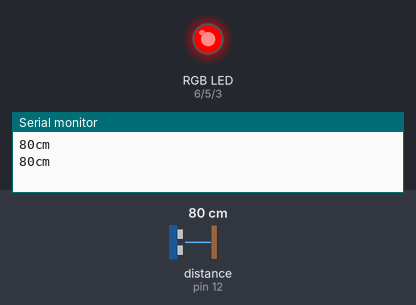
The sketch below on a simulated Arduino Uno, built with avr-gcc and run on an emulated ATmega328P. Shown: an RGB LED mixed from three pins (HIGH = lit), the last lines printed to the serial monitor. The test bench sets the inputs (shaded band); at power-on: distance to the obstacle (sensor on pin 12) 80 cm. The echo pulse lasts 58.3 µs per cm.

Above: at 2.2 s.
2.3 s: distance to the obstacle (sensor on pin 12) set to 6 cm
4.2 s: distance to the obstacle (sensor on pin 12) set to 3 cm
At 6.5 s:
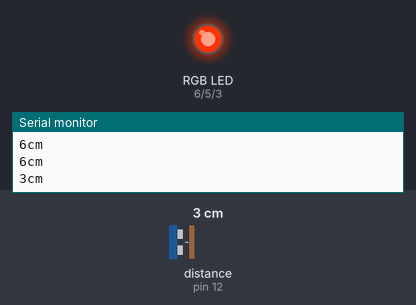
At 8.0 s:
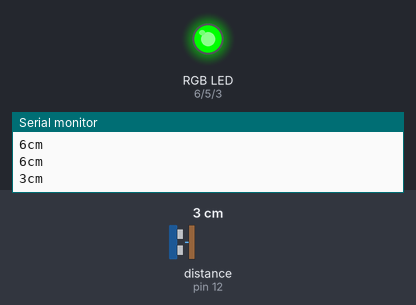
Timing chart, 0 to 13.7 s (numbered marks = the images above; inputs shaded):
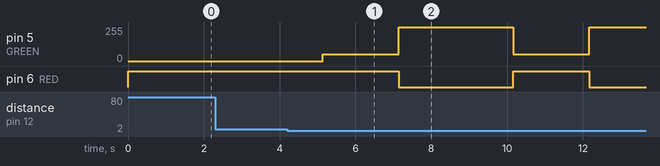

Measured:
- the behaviour switches between 5 and 4 cm on distance to the obstacle (sensor on pin 12) (found by bisection; images 0 and 1)
- after the input at 4.2 s, pin 5 (GREEN): alternates 255/255 for 3.0 s and 50/255 for 2.0 s, starting after 0.94 s; pin 6 (RED): HIGH → LOW after 2.9 s, → HIGH 3.0 s later, → LOW 2.0 s later

The sketch:

RGB_Proximity.ino
```cpp
// (licence header left out)
// Define Proximity Pins
#include "SR04.h"
#define TRIG_PIN 12
#define ECHO_PIN 11
SR04 sr04 = SR04(ECHO_PIN,TRIG_PIN);
long a;

// Define LED Pins
#define BLUE 3
#define GREEN 5
#define RED 6

// LED color intensity.
#define MIN 0
#define MAX 255

void setup()
{
  // LED.
  pinMode(RED, OUTPUT);
  pinMode(GREEN, OUTPUT);
  pinMode(BLUE, OUTPUT);
  digitalWrite(RED, HIGH);
  digitalWrite(GREEN, LOW);
  digitalWrite(BLUE, LOW);

  // Proximity.
  Serial.begin(9600);
  delay(1000);
}

void red()
{
  analogWrite(RED, MAX);
  analogWrite(BLUE, MIN);
  analogWrite(GREEN, MIN);
}

void orange()
{
  analogWrite(RED, MAX);
  analogWrite(BLUE, MIN);
  analogWrite(GREEN, 50);
}

void blue()
{
  analogWrite(RED, MIN);
  analogWrite(BLUE, MAX);
  analogWrite(GREEN, MIN);
}

void green()
{
  analogWrite(RED, MIN);
  analogWrite(BLUE, MIN);
  analogWrite(GREEN, MAX);
}

// main loop
void loop()
{

  a = sr04.Distance();
  Serial.print(a);
  Serial.println("cm");

  // Block.
  if (a > 5) {
    red();
  }

  // Access.
  if (a < 5) {
    orange();
    delay(2000);
    green();
    delay(2000);
  }
  // Delay time in milliseconds.
  delay(1000);
}
```
